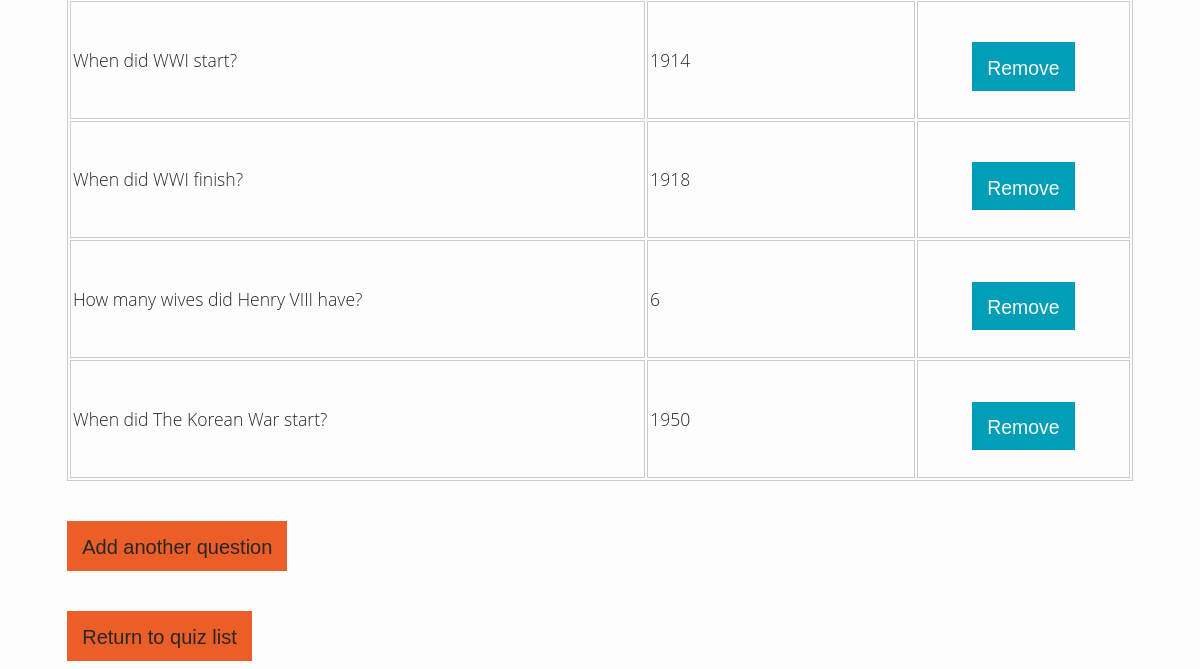
Page /edit/1 (lower part) on the earlier database version.
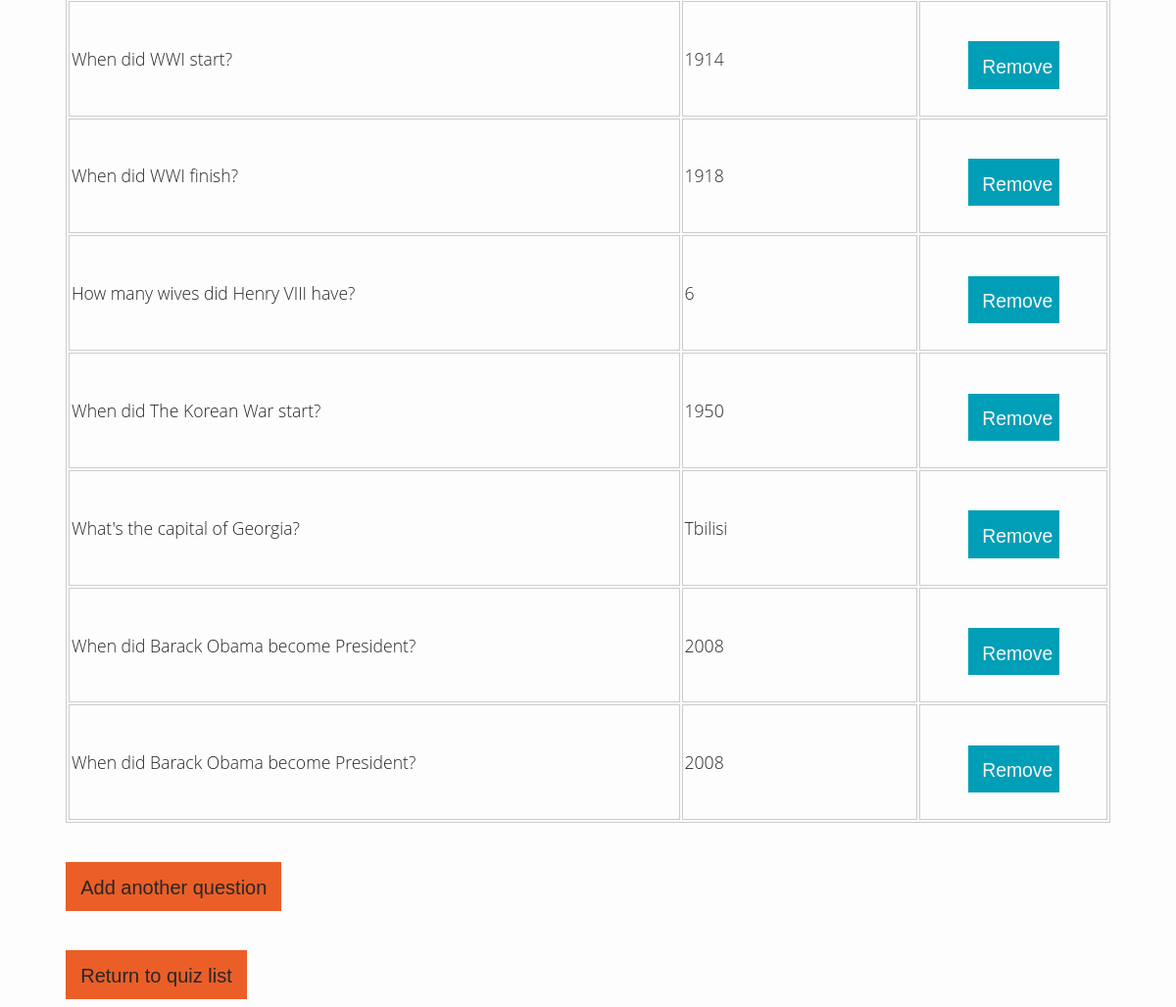
Same page on the later database version.
### app/models.py (models this page shows, shortened)
class Question(db.Model):
    id = db.Column(db.Integer, primary_key=True)
    question = db.Column(db.String(120), index=True, unique=False)
    answer = db.Column(db.String(120), index=True, unique=False)
    quiz_id = db.Column(db.Integer, db.ForeignKey("quiz.id"))

### app/routes.py (the view, shortened to what this page needs)
@app.route("/edit/<quiz_id>", methods=["GET", "POST"])
def edit(quiz_id):
	questions = Question.query.filter(Question.quiz_id==quiz_id)
	return render_template("edit.html", questions=questions, quiz_id=quiz_id)

### app/templates/edit.html (shortened to what this page needs)
{% extends "base.html" %}
{% block body %}
	<div class="quiz">
		<table id="edit-question-table">
			{% for question in questions %}
				<tr>
					<td>{{ question.question }}</td>
					<td>{{ question.answer }}</td>
					<td>
						<form method="POST" action="/delete">
							<div id="remove-question">
								<input type="submit" value="Remove">
							</div>
						</form>
					</td>
				</tr>
			{% endfor %}
		</table>
		<button><a href="/add/{{ quiz_id }}">Add another question</a></button><br>
		<button><a href="/show-quizzes">Return to quiz list</a></button><br>
	</div>
{% endblock %}

Differences in the rows shown:
added Question: question "What's the capital of Georgia?", answer "Tbilisi"
added Question: question "When did Barack Obama become President?", answer "2008"
added Question: question "When did Barack Obama become President?", answer "2008"
